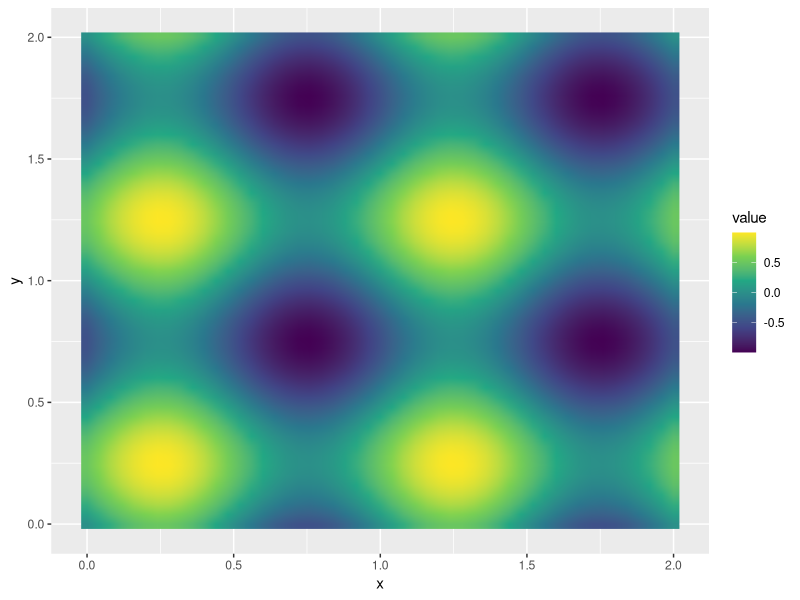

This figure's R source:
## ---- chunk 1
knitr::opts_chunk$set(echo = TRUE)
## ---- chunk 2
options(
  ggplot2.continuous.colour = "viridis",
  ggplot2.continuous.fill = "viridis",
  ggplot2.discrete.colour = "brewer",
  ggplot2.discrete.fill = "brewer")
library(patchwork)
library(tidyverse)
x <- seq(0,2,length.out = 51)
y <- seq(0,2,length.out = 51)
f <- function(x,y){
 1/2*(2*sinpi(x)*cospi(x) + 2*sinpi(y)*cospi(y))
}
df <- expand.grid(x=x, y=y)
value <- vector()
for (i in seq_along(df$x)) {
 value[i] = f(df$x[i],df$y[i])  
}
df$value <- value
ggplot(df, aes(x,y))+
  geom_raster(aes(fill= value),interpolate = TRUE)
  
